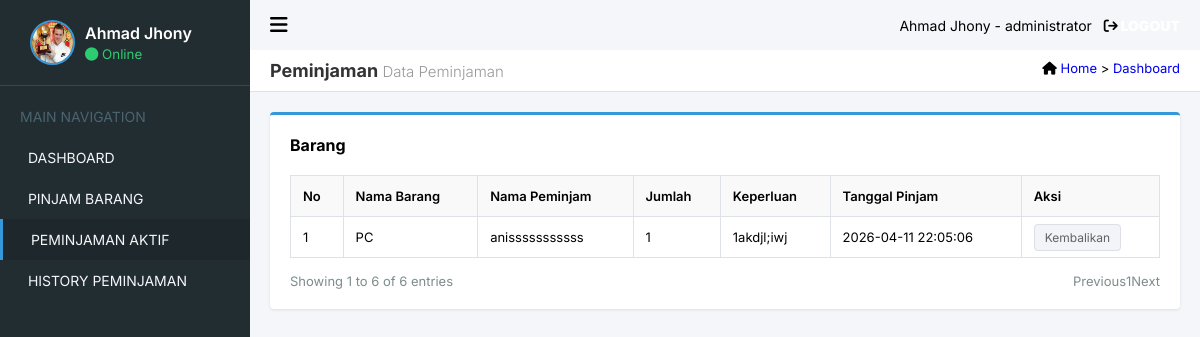
Page /Admin/peminjaman.php on the earlier database version.
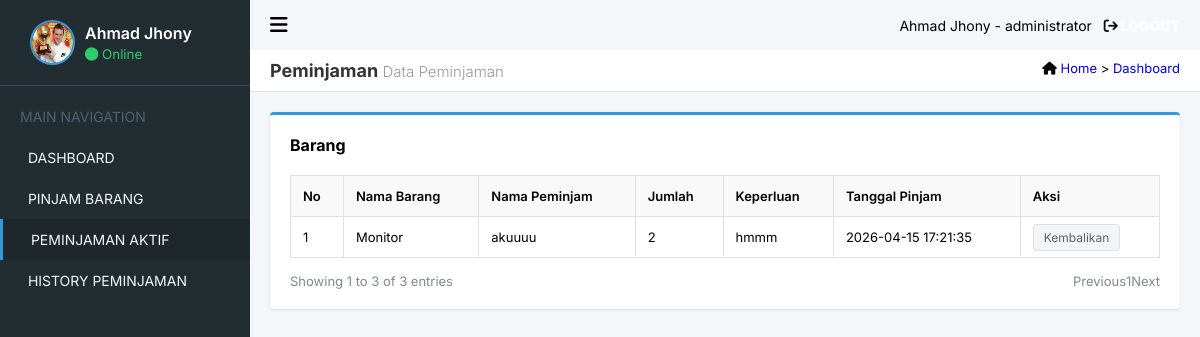
Same page on the later database version.
### tables this page shows
CREATE TABLE `peminjaman` (
  `id` int NOT NULL,
  `nama_peminjam` varchar(100) DEFAULT NULL,
  `keperluan` text,
  `jumlah` int DEFAULT NULL,
  `barang_id` int DEFAULT NULL,
  `tanggal_pinjam` datetime DEFAULT CURRENT_TIMESTAMP,
  `tanggal_kembali` datetime DEFAULT NULL,
  `status` enum('dipinjam','dikembalikan') DEFAULT 'dipinjam'
);

CREATE TABLE `barang` (
  `id` int NOT NULL,
  `kategori_id` int DEFAULT NULL,
  `kode_inventaris` varchar(50) NOT NULL,
  `nama_barang` varchar(100) NOT NULL,
  `merk` varchar(100) DEFAULT NULL,
  `tipe` varchar(100) DEFAULT NULL,
  `spesifikasi` text,
  `jumlah` int NOT NULL,
  `kondisi` enum('Baik','Cukup','Rusak') NOT NULL,
  `lokasi` varchar(100) DEFAULT NULL,
  `tahun_perolehan` year DEFAULT NULL,
  `keterangan` text,
  `tersedia` tinyint(1) NOT NULL DEFAULT '1',
  `create_at` timestamp NULL DEFAULT CURRENT_TIMESTAMP
);

### Admin/peminjaman.php (the view, shortened to what the changed rows need)
<?php
    require_once __DIR__ . "/../config/database.php";
    $limit = 15;
    $halaman_aktif = isset($_GET['halaman']) ? (int)$_GET['halaman'] : 1;
    $offset = ($halaman_aktif - 1) * $limit;
    $where_sql = '';
    $lab = $_GET['lab'] ?? null;
    $filter = $_GET['filter'] ?? 'all';
    $query_total = "SELECT COUNT(*) AS total
                    FROM peminjaman
                    JOIN barang ON peminjaman.barang_id = barang.id
                    $where_sql";
    $result_total = mysqli_query($conn, $query_total);
    $row_total = mysqli_fetch_assoc($result_total);
    $total_data = $row_total['total'];
    $total_halaman = ceil($total_data / $limit);
$where_sql = "WHERE peminjaman.status = 'dipinjam'";
$query = mysqli_query($conn,"
    SELECT peminjaman.*, barang.nama_barang
    FROM peminjaman
    JOIN barang ON peminjaman.barang_id = barang.id
    $where_sql
    ORDER BY peminjaman.id DESC
    LIMIT $limit OFFSET $offset
");
?>
<!DOCTYPE html>
<html lang="id">
<head>
    <link rel="stylesheet" href="https://cdnjs.cloudflare.com/ajax/libs/font-awesome/6.0.0/css/all.min.css">
</head>
<body>
    <main>
        <div class="breadcrumb">
            <h2 style="font-size: 18px; color: #333;">Peminjaman <small style="color: #999; font-weight: 300;">Data Peminjaman</small></h2>
        </div>
        <div class="content-wrapper">
            <div class="card">
                <table>
                    <thead>
                        <tr>
                                <th>No</th>
                                <th>Nama Barang</th>
                                <th>Nama Peminjam</th>
                                <th>Jumlah</th>
                                <th>Keperluan</th>
                                <th>Tanggal Pinjam</th>
                                <th>Aksi</th>
                        </tr>
                    </thead>
                        <?php
                        $no = $offset + 1;
                        while ($row = mysqli_fetch_assoc($query)) {
                        ?>
                    <tbody>
                        <tr>
                            <td><?= $no++; ?></td>
                            <td><?= $row['nama_barang']; ?></td>
                            <td><?= $row['nama_peminjam']; ?></td>
                            <td><?= $row['jumlah']; ?></td>
                            <td><?= $row['keperluan']; ?></td>
                            <td><?= $row['tanggal_pinjam']; ?></td>
                            <td>
                                <a class="btn-kembali"  href="kembalikan.php?id=<?= $row['id']; ?>">
                                    Kembalikan
                                </a>
                            </td>
                            <?php } ?>
                        </tr>
                    </tbody>
                </table>
                <div class="table-footer">
                    <p>Showing <?= ($offset + 1); ?> to <?= min($offset + $limit, $total_data); ?> of <?= $total_data; ?> entries</p>
                    <ul class="pagination">
                        <?php if($halaman_aktif > 1): ?>
                            <li><a href="?halaman=<?= $halaman_aktif - 1; ?>&lab=<?= $lab; ?>&filter=<?= $filter; ?>">Previous</a></li>
                        <?php else: ?>
                            <li class="disabled">Previous</li>
                        <?php endif; ?>
                        <li class="active"><?= $halaman_aktif; ?></li>
                        <?php if($halaman_aktif < $total_halaman): ?>
                            <li><a href="?halaman=<?= $halaman_aktif + 1; ?>&lab=<?= $lab; ?>&filter=<?= $filter; ?>">Next</a></li>
                        <?php else: ?>
                            <li class="disabled">Next</li>
                        <?php endif; ?>
                    </ul>
                </div>
            </div>
        </div>
    </main>
</body>
</html>

Differences in the rows shown:
removed peminjaman: barang.nama_barang "PC", nama_peminjam "anisssssssssss", jumlah "1", keperluan "1akdjl;iwj", tanggal_pinjam "2026-04-11 22:05:06"
now on this page (row edited): peminjaman: barang.nama_barang "Monitor", nama_peminjam "akuuuu", jumlah "2", keperluan "hmmm", tanggal_pinjam "2026-04-15 17:21:35"
Other differences:
min($offset + $limit, $total_data): "6" → "3"
$total_data: "6" → "3"
